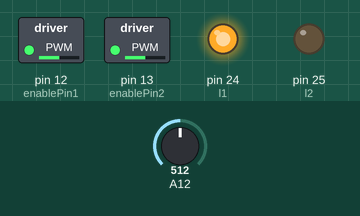
This sketch was run on a simulated Arduino Mega 2560, built with avr-gcc and run on an emulated ATmega2560. Shown: switched loads named in the sketch (green lamp = pin HIGH), output pins drawn as LEDs (lit = HIGH). The test bench sets the inputs (shaded band); at power-on: A12 = 512. Pins used as bus, display or sensor lines are not drawn.

Above: at 1.2 s.
1.3 s: A12 set to 716
At 2.1 s:
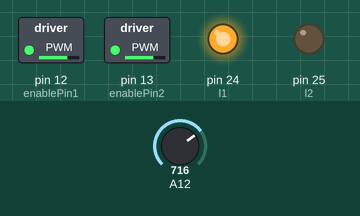
2.8 s: A12 set to 900
At 3.3 s:
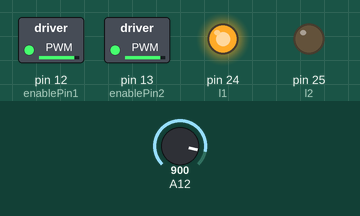
4.3 s: A12 set to 122
At 5.5 s:
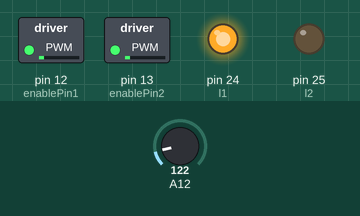
5.8 s: A12 set to 0
At 6.7 s:
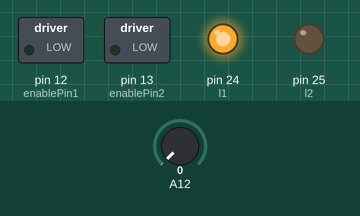
Timing chart, 0 to 8.3 s (numbered marks = the images above; inputs shaded):
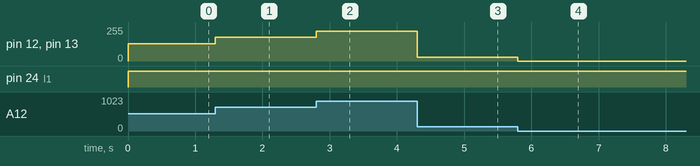

The sketch:

hw1-control_motor_using_pot.ino
```cpp
int enablePin1 = 12; //digital pwm
int enablePin2 = 13; //digital pwm
int r1 = 0;

int r2 = 1;

int l1 = 24;
int l2 = 25;

int potPin = 28;
void setup()

{

pinMode(r1, OUTPUT);

pinMode(r2, OUTPUT);

pinMode(l1, OUTPUT);

pinMode(l2, OUTPUT);

pinMode(enablePin1, OUTPUT);
pinMode(enablePin2, OUTPUT);
}

void loop()

{

int speed1 = analogRead(potPin)/4;


/*setMotor(speed);

}

void setMotor(int speed)

{*/
/*int speed2 = map(speed1, 0, 255, 0, 1023); //converting pot's range of values to the range compatible with digital PWM*/
analogWrite(enablePin1, speed1);
analogWrite(enablePin2, speed1);
digitalWrite(l1,1);

digitalWrite(l2,0);

digitalWrite(r1,1);

digitalWrite(r2,0);

}
```

Measured:
- after the input at 1.3 s, pin 12 (enablePin1), pin 13 (enablePin2): 128/255 → 179/255 at once
- after the input at 2.8 s, pin 12 (enablePin1), pin 13 (enablePin2): 179/255 → 225/255 at once
- after the input at 4.3 s, pin 12 (enablePin1), pin 13 (enablePin2): 225/255 → 30/255 at once
- after the input at 5.8 s, pin 12 (enablePin1), pin 13 (enablePin2): 30/255 → 0/255 at once
